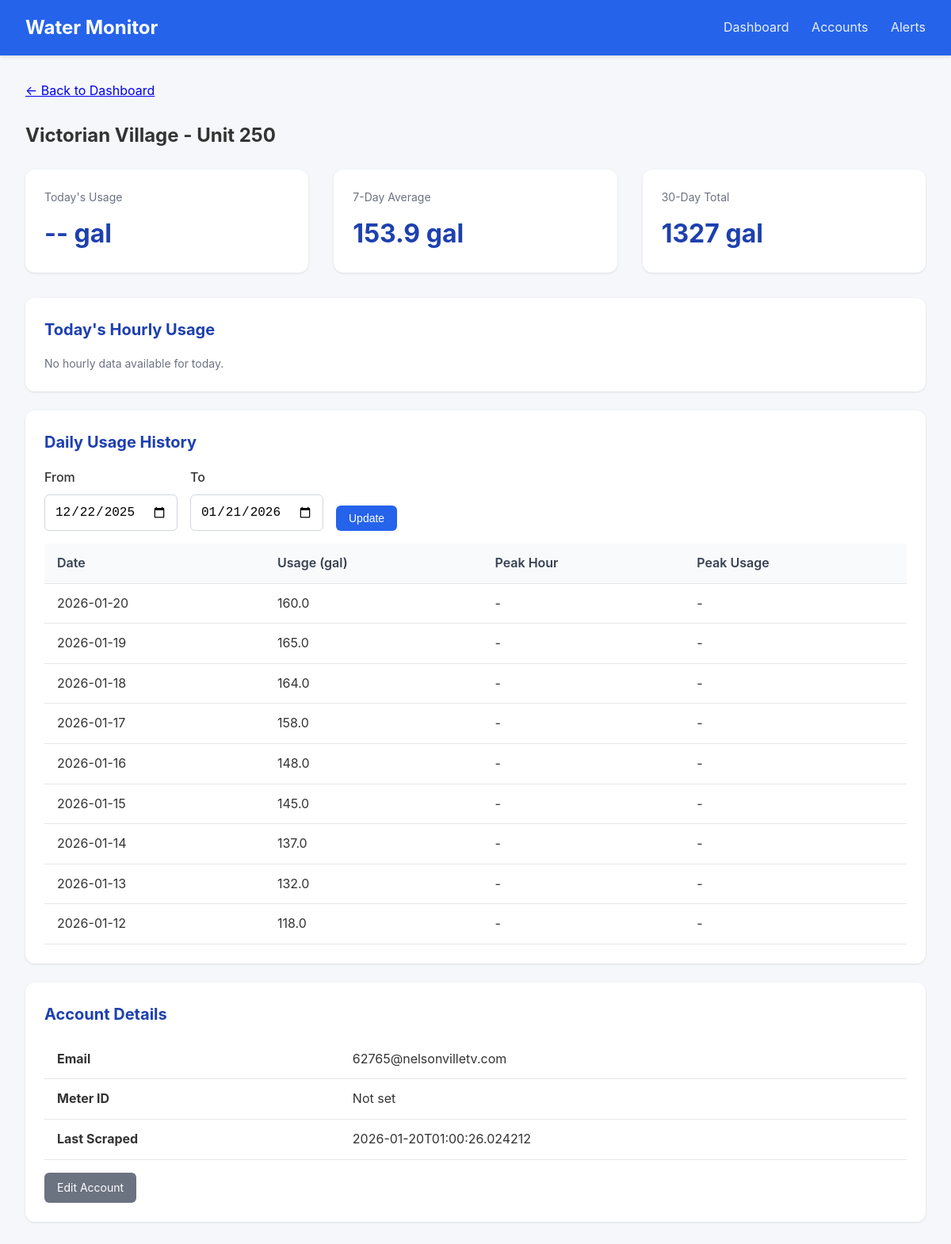
Page /meter/1 on the earlier database version.
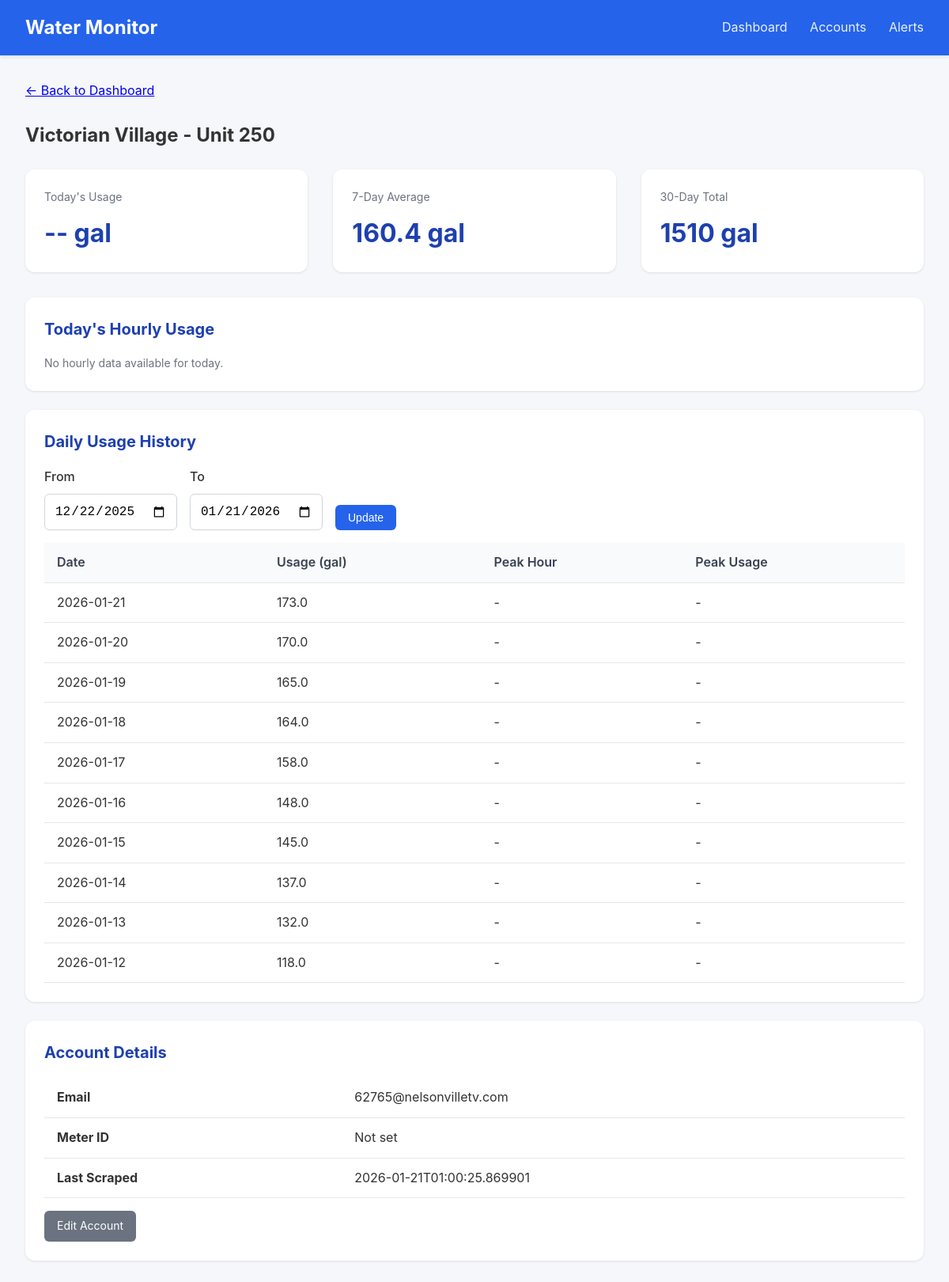
Same page on the later database version.
### tables this page shows
CREATE TABLE accounts (
                id INTEGER PRIMARY KEY AUTOINCREMENT,
                email TEXT UNIQUE NOT NULL,
                password_encrypted TEXT NOT NULL,
                meter_id TEXT,
                account_number TEXT,
                address TEXT,
                building_name TEXT,
                unit_number TEXT,
                is_active INTEGER DEFAULT 1,
                last_scraped TIMESTAMP,
                created_at TIMESTAMP DEFAULT CURRENT_TIMESTAMP
            , avg_12mo REAL, monthly_usage REAL, unit_count INTEGER DEFAULT 1, leak_alerts INTEGER DEFAULT 1, min_overage_pct INTEGER DEFAULT 10);

CREATE TABLE daily_summaries (
                id INTEGER PRIMARY KEY AUTOINCREMENT,
                account_id INTEGER NOT NULL,
                reading_date DATE NOT NULL,
                total_usage_gallons REAL,
                peak_hour INTEGER,
                peak_usage_gallons REAL,
                created_at TIMESTAMP DEFAULT CURRENT_TIMESTAMP,
                FOREIGN KEY (account_id) REFERENCES accounts(id),
                UNIQUE(account_id, reading_date)
            );

### app.py (the view)
@app.route('/meter/<int:account_id>')
def meter_detail(account_id):
    account = db.get_account(account_id)
    if not account:
        flash('Meter not found', 'error')
        return redirect(url_for('dashboard'))
    end_date = date.today()
    start_date = end_date - timedelta(days=30)
    if request.args.get('start_date'):
        start_date = datetime.strptime(request.args.get('start_date'), '%Y-%m-%d').date()
    if request.args.get('end_date'):
        end_date = datetime.strptime(request.args.get('end_date'), '%Y-%m-%d').date()
    daily_data = db.get_daily_summaries(account_id, start_date, end_date)
    hourly_data = db.get_hourly_readings(account_id, date.today())
    return render_template('meter_detail.html',
                           account=account,
                           daily_data=daily_data,
                           hourly_data=hourly_data,
                           start_date=start_date,
                           end_date=end_date)

### database.py (called while the page is built)
@contextmanager
def get_db():
    conn = sqlite3.connect(config.DATABASE_PATH)
    conn.row_factory = sqlite3.Row
    try:
        yield conn
        conn.commit()
    finally:
        conn.close()

def get_account(account_id: int) -> Optional[dict]:
    with get_db() as conn:
        cursor = conn.cursor()
        cursor.execute('SELECT * FROM accounts WHERE id = ?', (account_id,))
        row = cursor.fetchone()
        if row:
            return dict(row)
    return None

def get_hourly_readings(account_id: int, reading_date: date) -> list:
    with get_db() as conn:
        cursor = conn.cursor()
        cursor.execute('''
            SELECT * FROM hourly_readings
            WHERE account_id = ? AND reading_date = ?
            ORDER BY hour
        ''', (account_id, reading_date))
        return [dict(row) for row in cursor.fetchall()]

def get_daily_summaries(account_id: int, start_date: date = None, end_date: date = None) -> list:
    with get_db() as conn:
        cursor = conn.cursor()
        query = 'SELECT * FROM daily_summaries WHERE account_id = ?'
        params = [account_id]
        if start_date:
            query += ' AND reading_date >= ?'
            params.append(start_date)
        if end_date:
            query += ' AND reading_date <= ?'
            params.append(end_date)
        query += ' ORDER BY reading_date DESC'
        cursor.execute(query, params)
        return [dict(row) for row in cursor.fetchall()]

### templates/meter_detail.html (shortened to what this page needs)
{% extends "base.html" %}
{% block content %}
<div style="margin-bottom: 1.5rem;">
    <a href="{{ url_for('dashboard') }}">&larr; Back to Dashboard</a>
</div>
<h2 style="margin-bottom: 1.5rem;">
    {{ account.building_name or 'Unknown Building' }} - Unit {{ account.unit_number or 'N/A' }}
</h2>
<div class="stats">
    <div class="stat-card">
        <div class="label">Today's Usage</div>
        <div class="value">
            {% if daily_data and daily_data[0].reading_date == today %}
                {{ "%.1f"|format(daily_data[0].total_usage_gallons or 0) }} gal
            {% else %}
                -- gal
            {% endif %}
        </div>
    </div>
    <div class="stat-card">
        <div class="label">7-Day Average</div>
        <div class="value">
            {% set week_total = daily_data[:7]|sum(attribute='total_usage_gallons') %}
            {{ "%.1f"|format(week_total / 7) if daily_data else '--' }} gal
        </div>
    </div>
    <div class="stat-card">
        <div class="label">30-Day Total</div>
        <div class="value">
            {% set month_total = daily_data|sum(attribute='total_usage_gallons') %}
            {{ "%.0f"|format(month_total) if daily_data else '--' }} gal
        </div>
    </div>
</div>
<div class="card">
    <h2>Today's Hourly Usage</h2>
    {% if hourly_data %}
    <div style="display: flex; align-items: flex-end; height: 200px; gap: 4px; padding: 1rem 0;">
        {% set max_hourly = hourly_data|map(attribute='usage_gallons')|max or 1 %}
        {% for hour in hourly_data %}
        <div style="flex: 1; display: flex; flex-direction: column; align-items: center;">
            <div style="background: #2563eb; width: 100%;
                        height: {{ (hour.usage_gallons or 0) / max_hourly * 150 }}px;
                        border-radius: 4px 4px 0 0;"></div>
            <div style="font-size: 0.7rem; color: #6b7280; margin-top: 4px;">{{ hour.hour }}</div>
        </div>
        {% endfor %}
    </div>
    <p class="text-muted">Hours (0-23)</p>
    {% else %}
    <p class="text-muted">No hourly data available for today.</p>
    {% endif %}
</div>
<div class="card">
    <h2>Daily Usage History</h2>
    <form method="GET" style="display: flex; gap: 1rem; margin-bottom: 1rem;">
        <div class="form-group" style="margin-bottom: 0;">
            <label for="start_date">From</label>
            <input type="date" id="start_date" name="start_date" value="{{ start_date }}">
        </div>
        <div class="form-group" style="margin-bottom: 0;">
            <label for="end_date">To</label>
            <input type="date" id="end_date" name="end_date" value="{{ end_date }}">
        </div>
        <div class="form-group" style="margin-bottom: 0; display: flex; align-items: flex-end;">
            <button type="submit" class="btn btn-primary">Update</button>
        </div>
    </form>
    {% if daily_data %}
    <table>
        <thead>
            <tr>
                <th>Date</th>
                <th>Usage (gal)</th>
                <th>Peak Hour</th>
                <th>Peak Usage</th>
            </tr>
        </thead>
        <tbody>
            {% for day in daily_data %}
            <tr>
                <td>{{ day.reading_date }}</td>
                <td>{{ "%.1f"|format(day.total_usage_gallons or 0) }}</td>
                <td>{{ day.peak_hour if day.peak_hour is not none else '-' }}{% if day.peak_hour is not none %}:00{% endif %}</td>
                <td>{{ "%.1f"|format(day.peak_usage_gallons or 0) if day.peak_usage_gallons else '-' }}</td>
            </tr>
            {% endfor %}
        </tbody>
    </table>
    {% else %}
    <p class="text-muted">No usage data available for this period.</p>
    {% endif %}
</div>
<div class="card">
    <h2>Account Details</h2>
    <table>
        <tr><td><strong>Email</strong></td><td>{{ account.email }}</td></tr>
        <tr><td><strong>Meter ID</strong></td><td>{{ account.meter_id or 'Not set' }}</td></tr>
        <tr><td><strong>Last Scraped</strong></td><td>{{ account.last_scraped or 'Never' }}</td></tr>
    </table>
    <div class="mt-4">
        <a href="{{ url_for('edit_account', account_id=account.id) }}" class="btn btn-secondary">Edit Account</a>
    </div>
</div>
{% endblock %}

### templates/base.html (shortened to what this page needs)
<!DOCTYPE html>
<html lang="en">
<head>
</head>
<body>
    <div class="navbar">
        <h1>Water Monitor</h1>
        <nav>
            <a href="{{ url_for('dashboard') }}">Dashboard</a>
            <a href="{{ url_for('accounts_list') }}">Accounts</a>
            <a href="{{ url_for('alerts_list') }}">Alerts</a>
        </nav>
    </div>
    <div class="container">
        {% block content %}{% endblock %}
    </div>
</body>
</html>

### templates/base.html (style rules this page uses)
* { box-sizing: border-box; margin: 0; padding: 0; }
body { font-family: -apple-system, BlinkMacSystemFont, 'Segoe UI', Roboto, Oxygen, Ubuntu, sans-serif; background: #f5f7fa; color: #333; line-height: 1.6; }
.navbar { background: #2563eb; color: white; padding: 1rem 2rem; display: flex; justify-content: space-between; align-items: center; box-shadow: 0 2px 4px rgba(0,0,0,0.1); }
.navbar h1 { font-size: 1.5rem; }
.navbar nav a { color: white; text-decoration: none; margin-left: 1.5rem; opacity: 0.9; }
.container { max-width: 1400px; margin: 0 auto; padding: 2rem; }
.card { background: white; border-radius: 12px; box-shadow: 0 1px 3px rgba(0,0,0,0.1); padding: 1.5rem; margin-bottom: 1.5rem; }
.card h2 { margin-bottom: 1rem; color: #1e40af; font-size: 1.25rem; }
.stats { display: flex; gap: 2rem; margin-bottom: 2rem; }
.stat-card { background: white; border-radius: 12px; padding: 1.5rem; box-shadow: 0 1px 3px rgba(0,0,0,0.1); flex: 1; }
.stat-card .label { color: #6b7280; font-size: 0.875rem; margin-bottom: 0.5rem; }
.stat-card .value { font-size: 2rem; font-weight: 700; color: #1e40af; }
table { width: 100%; border-collapse: collapse; }
th, td { padding: 0.75rem 1rem; text-align: left; border-bottom: 1px solid #e5e7eb; }
th { background: #f9fafb; font-weight: 600; color: #374151; }
.btn { display: inline-block; padding: 0.5rem 1rem; border-radius: 6px; text-decoration: none; font-size: 0.875rem; cursor: pointer; border: none; }
.btn-primary { background: #2563eb; color: white; }
.btn-secondary { background: #6b7280; color: white; }
.form-group { margin-bottom: 1rem; }
.form-group label { display: block; margin-bottom: 0.5rem; font-weight: 500; }
.form-group input, .form-group select { width: 100%; padding: 0.75rem; border: 1px solid #d1d5db; border-radius: 6px; font-size: 1rem; }
.text-muted { color: #6b7280; font-size: 0.875rem; }
.mt-4 { margin-top: 1rem; }

Differences in the rows shown:
removed daily_summaries: reading_date "2026-01-20", total_usage_gallons "160.0", peak_hour "-", peak_usage_gallons "-"
changed accounts "Victorian Village": last_scraped "2026-01-20T01:00:26.024212" → "2026-01-21T01:00:25.869901"
added daily_summaries: reading_date "2026-01-21", total_usage_gallons "173.0", peak_hour "-", peak_usage_gallons "-"
added daily_summaries: reading_date "2026-01-20", total_usage_gallons "170.0", peak_hour "-", peak_usage_gallons "-"
Other differences:
{{ "%.1f"|format(week_total / 7) if daily_data else '--' }}: "153.9" → "160.4"
{{ "%.0f"|format(month_total) if daily_data else '--' }}: "1327" → "1510"
